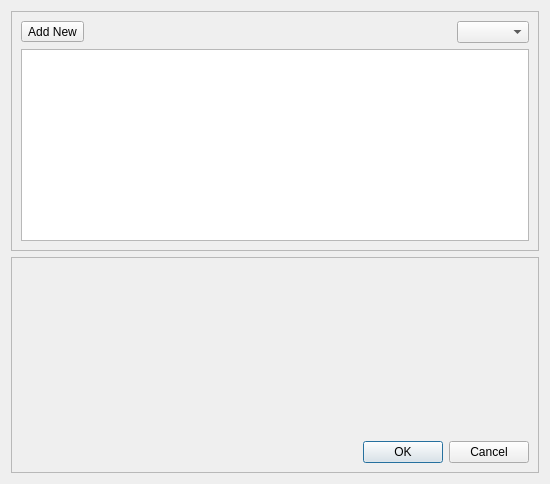
<?xml version="1.0" encoding="UTF-8"?>
<ui version="4.0">
 <class>MainWidget</class>
 <widget class="QWidget" name="MainWidget">
  <property name="geometry">
   <rect>
    <x>0</x>
    <y>0</y>
    <width>550</width>
    <height>484</height>
   </rect>
  </property>
  <property name="windowTitle">
   <string notr="true">MainWidget</string>
  </property>
  <layout class="QVBoxLayout" name="verticalLayout">
   <item>
    <widget class="QFrame" name="frameList">
     <property name="frameShape">
      <enum>QFrame::StyledPanel</enum>
     </property>
     <property name="frameShadow">
      <enum>QFrame::Raised</enum>
     </property>
     <layout class="QGridLayout" name="gridLayout_2">
      <item row="0" column="0">
       <layout class="QHBoxLayout" name="horizontalLayout_3">
        <item>
         <widget class="QToolButton" name="pushNew">
          <property name="text">
           <string>Add New</string>
          </property>
          <property name="popupMode">
           <enum>QToolButton::InstantPopup</enum>
          </property>
          <property name="toolButtonStyle">
           <enum>Qt::ToolButtonTextBesideIcon</enum>
          </property>
          <property name="arrowType">
           <enum>Qt::NoArrow</enum>
          </property>
         </widget>
        </item>
        <item>
         <spacer name="horizontalSpacer_2">
          <property name="orientation">
           <enum>Qt::Horizontal</enum>
          </property>
          <property name="sizeHint" stdset="0">
           <size>
            <width>40</width>
            <height>20</height>
           </size>
          </property>
         </spacer>
        </item>
        <item>
         <widget class="QComboBox" name="comboFilter"/>
        </item>
       </layout>
      </item>
      <item row="1" column="0">
       <widget class="QListWidget" name="listItems"/>
      </item>
     </layout>
    </widget>
   </item>
   <item>
    <widget class="QFrame" name="frameEdit">
     <property name="frameShape">
      <enum>QFrame::StyledPanel</enum>
     </property>
     <property name="frameShadow">
      <enum>QFrame::Raised</enum>
     </property>
     <layout class="QGridLayout" name="gridLayout_3">
      <item row="1" column="0">
       <widget class="QDialogButtonBox" name="buttonBox">
        <property name="standardButtons">
         <set>QDialogButtonBox::Cancel|QDialogButtonBox::Ok</set>
        </property>
       </widget>
      </item>
      <item row="0" column="0">
       <widget class="QScrollArea" name="scrollWidget">
        <property name="frameShape">
         <enum>QFrame::NoFrame</enum>
        </property>
        <property name="frameShadow">
         <enum>QFrame::Plain</enum>
        </property>
        <property name="widgetResizable">
         <bool>true</bool>
        </property>
        <widget class="QWidget" name="scrollAreaWidgetContents">
         <property name="geometry">
          <rect>
           <x>0</x>
           <y>0</y>
           <width>526</width>
           <height>189</height>
          </rect>
         </property>
         <layout class="QGridLayout" name="gridLayout">
          <item row="0" column="0">
           <widget class="QFrame" name="frameWidget">
            <property name="frameShape">
             <enum>QFrame::NoFrame</enum>
            </property>
            <property name="frameShadow">
             <enum>QFrame::Raised</enum>
            </property>
           </widget>
          </item>
         </layout>
        </widget>
       </widget>
      </item>
     </layout>
    </widget>
   </item>
  </layout>
 </widget>
 <tabstops>
  <tabstop>listItems</tabstop>
  <tabstop>buttonBox</tabstop>
 </tabstops>
 <resources/>
 <connections/>
</ui>
